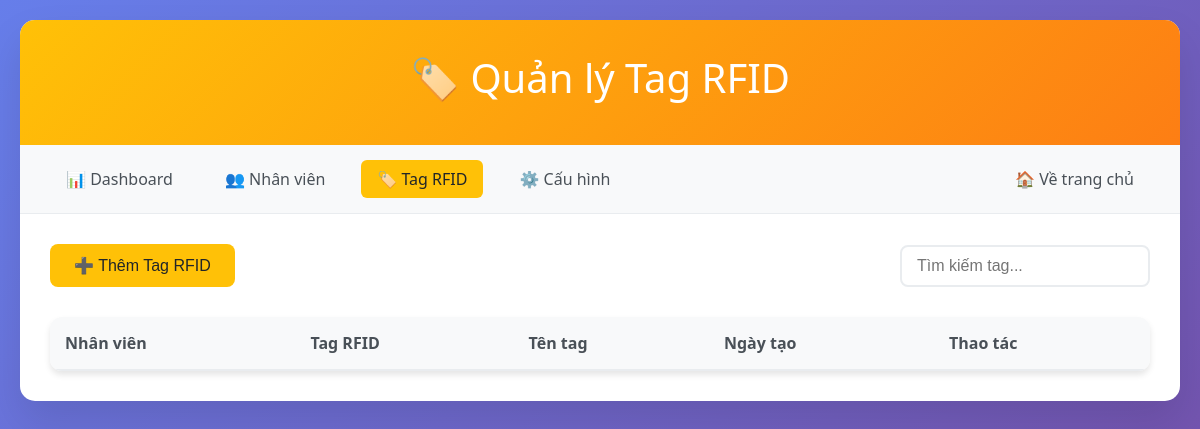
Before: /admin/tags with the older database file.
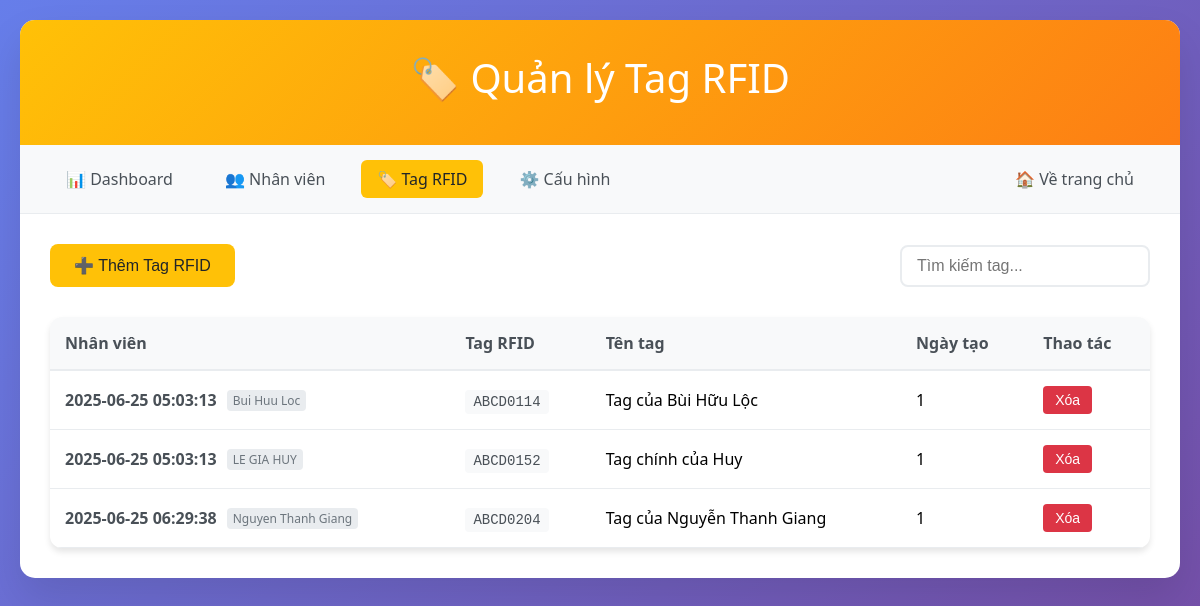
After: the same page with the newer database file.
### tables this page shows
CREATE TABLE employee_tags (
            id INTEGER PRIMARY KEY AUTOINCREMENT,
            employee_id INTEGER NOT NULL,
            rfid_uid TEXT UNIQUE NOT NULL,
            tag_name TEXT,
            is_active BOOLEAN DEFAULT 1,
            created_at TEXT DEFAULT CURRENT_TIMESTAMP,
            FOREIGN KEY (employee_id) REFERENCES employees (id) ON DELETE CASCADE
        );

CREATE TABLE employees (
            id INTEGER PRIMARY KEY AUTOINCREMENT,
            name TEXT NOT NULL,
            employee_code TEXT UNIQUE,
            department TEXT,
            position TEXT,
            email TEXT,
            phone TEXT,
            is_active BOOLEAN DEFAULT 1,
            created_at TEXT DEFAULT CURRENT_TIMESTAMP,
            updated_at TEXT DEFAULT CURRENT_TIMESTAMP
        );

### app.py (the view)
@app.route('/admin/tags')
def admin_tags():
    conn = sqlite3.connect('checkins.db')
    tags = conn.execute('''
        SELECT et.*, e.name as employee_name, e.employee_code
        FROM employee_tags et
        JOIN employees e ON et.employee_id = e.id
        WHERE et.is_active = 1 AND e.is_active = 1
        ORDER BY e.name, et.rfid_uid
    ''').fetchall()
    employees = conn.execute('''
        SELECT id, name, employee_code
        FROM employees
        WHERE is_active = 1
        ORDER BY name
    ''').fetchall()
    conn.close()
    return render_template('admin/tags.html', tags=tags, employees=employees)

### templates/admin/tags.html (shortened to what this page needs)
<!DOCTYPE html>
<html lang="vi">
  <head>
  </head>
  <body>
    <div class="container">
      <div class="header">
        <h1>🏷️ Quản lý Tag RFID</h1>
      </div>
      <div class="nav">
        <a href="/admin">📊 Dashboard</a>
        <a href="/admin/employees">👥 Nhân viên</a>
        <a href="/admin/tags" class="active">🏷️ Tag RFID</a>
        <a href="/admin/config">⚙️ Cấu hình</a>
        <a href="/" style="margin-left: auto">🏠 Về trang chủ</a>
      </div>
      <div class="content">
        <div class="toolbar">
          <button class="add-btn" onclick="openAddModal()">
            ➕ Thêm Tag RFID
          </button>
          <div class="search-box">
            <input
              type="text"
              class="search-input"
              placeholder="Tìm kiếm tag..."
              onkeyup="filterTags()"
            />
          </div>
        </div>
        <table class="tags-table">
          <thead>
            <tr>
              <th>Nhân viên</th>
              <th>Tag RFID</th>
              <th>Tên tag</th>
              <th>Ngày tạo</th>
              <th>Thao tác</th>
            </tr>
          </thead>
          <tbody id="tags-tbody">
            {% for tag in tags %}
            <tr data-tag-id="{{ tag[0] }}">
              <td>
                <div class="employee-info">
                  <span class="employee-name">{{ tag[5] }}</span>
                  <span class="employee-code">{{ tag[6] }}</span>
                </div>
              </td>
              <td><span class="rfid-uid">{{ tag[2] }}</span></td>
              <td>{{ tag[3] or 'Không có tên' }}</td>
              <td>{{ tag[4] }}</td>
              <td>
                <div class="action-buttons">
                  <button
                    class="btn-delete"
                    onclick="deleteTag('{{ tag[0] }}')"
                  >
                    Xóa
                  </button>
                </div>
              </td>
            </tr>
            {% endfor %}
          </tbody>
        </table>
      </div>
    </div>
  </body>
</html>

Changed rows visible on the page:
now on this page (row edited): employee_tags: created_at "2025-06-25 05:03:13", name "Bui Huu Loc", rfid_uid "ABCD0114", tag_name "Tag của Bùi Hữu Lộc", is_active "1"
now on this page (row edited): employee_tags: created_at "2025-06-25 05:03:13", name "LE GIA HUY", rfid_uid "ABCD0152", tag_name "Tag chính của Huy", is_active "1"
added employee_tags: created_at "2025-06-25 06:29:38", name "Nguyen Thanh Giang", rfid_uid "ABCD0204", tag_name "Tag của Nguyễn Thanh Giang", is_active "1"
